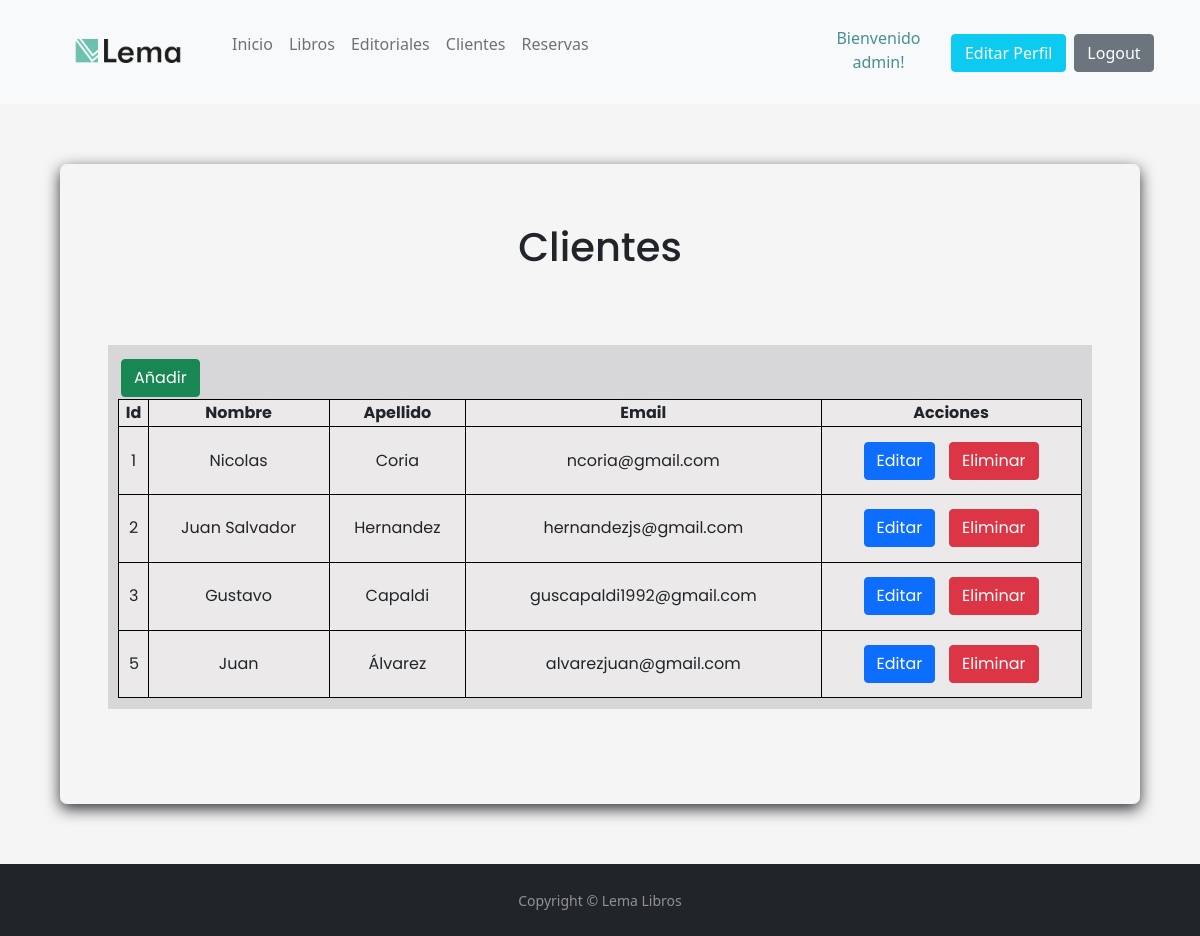
The app's page /negocio/clientes/ (signed in), older data.
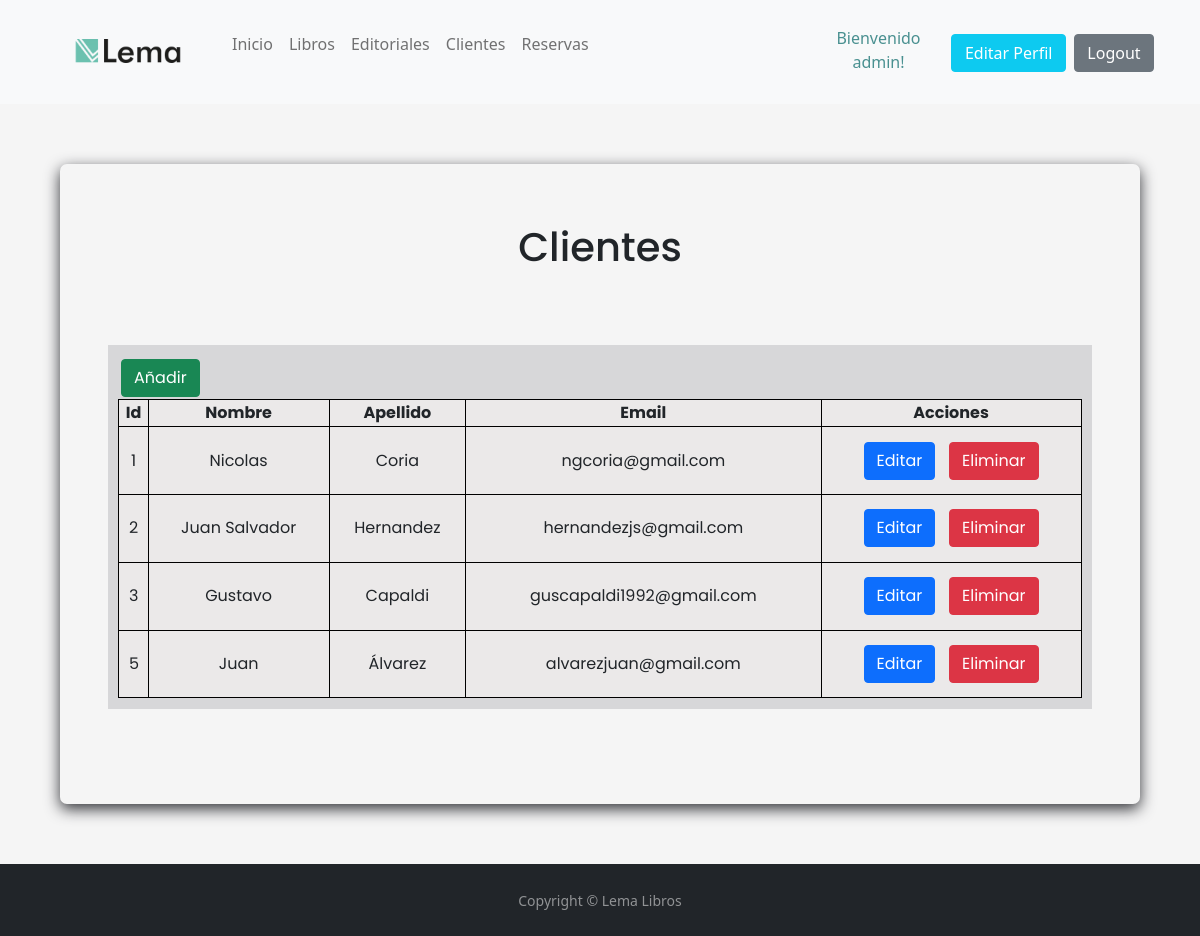
The same page, newer data.
### negocio/models.py (models this page shows, shortened)
class Cliente(models.Model):
    nombre = models.CharField(max_length=25)
    apellido = models.CharField(max_length=25)
    email = models.EmailField()
    class Meta:
        verbose_name = "Cliente"
        verbose_name_plural = "Clientes"

### negocio/views.py (the view)
# urls.py: path('clientes/', ClienteList.as_view(), name="clientes"),
class ClienteList(LoginRequiredMixin, ListView):
    model = Cliente

### negocio/templates/negocio/cliente_list.html (shortened to what this page needs)
<!DOCTYPE html>
<html>
    <head>
        {% extends 'negocio/home.html' %}
        {% block contenido %}
            <h1>Clientes</h1>
            <div id=contenedor_tabla>
                <table>
                    <tr>
                        <td>
                            <a href="{% url 'cliente_create' %}"><button type="button" class="btn btn-success">Añadir</button></a>
                        </td>
                    </tr>
                </table>
                <table class="tabla">
                    <thead>
                        <tr>
                            <th class="tabla_head">Id</th>
                            <th class="tabla_head">Nombre</th>
                            <th class="tabla_head">Apellido</th>
                            <th class="tabla_head">Email</th>
                            <th class="tabla_head">Acciones</th>
                        </tr>
                    </thead>
                    <tbody>
                    {% for  cliente in cliente_list %}
                        <tr>
                            <td class="tabla_item">{{cliente.id}}</td>
                            <td class="tabla_item">{{cliente.nombre}}</td>
                            <td class="tabla_item">{{cliente.apellido}}</td>
                            <td class="tabla_item">{{cliente.email}}</td>
                            <td class="tabla_item">
                                <a href="{% url 'cliente_update' cliente.id %}"><button type="button" class="btn btn-primary">Editar</button></a>
                                <a href="{% url 'cliente_delete' cliente.id %}"><button type="button" class="btn btn-danger">Eliminar</button></a>
                            </td>
                        <tr>
                    {% endfor %}
                    </tbody>
                </table>
            </div>
        {% endblock contenido %}

Row changes from the older to the newer data that the page shows:
changed Cliente "Nicolas": email "ncoria@gmail.com" → "ngcoria@gmail.com"
